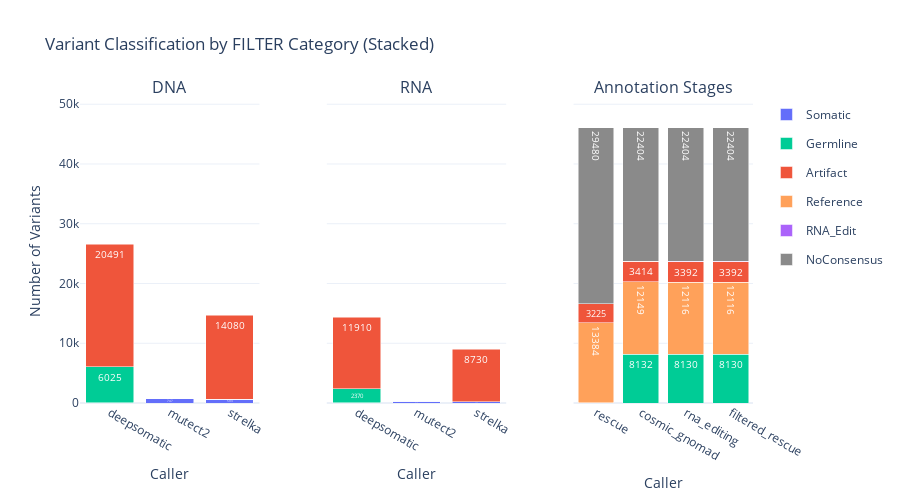
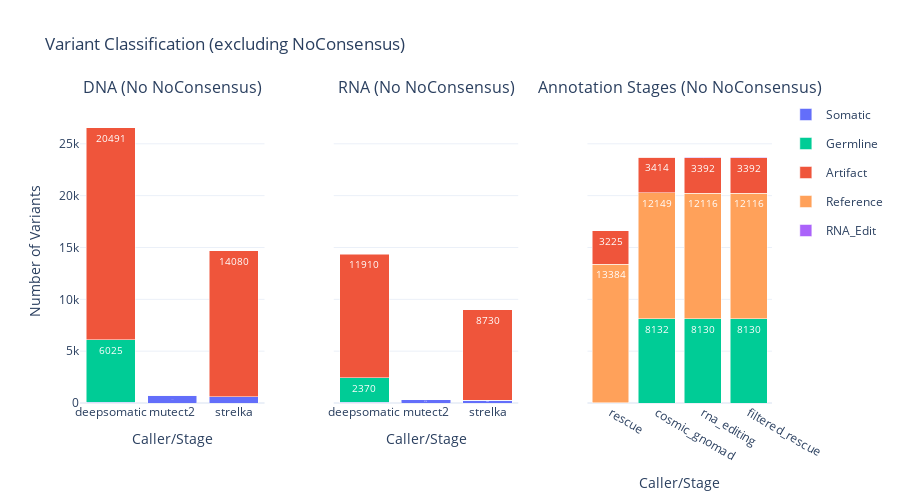

Notebook code cell kept with these figures, in order:
### Code cell
# Plot 4: Filter Status
print("Filter Status:")
figs = standard_visualizer.plot_filter_status()
if figs:
    for fig in figs:
        if fig:
            fig.show()

### Figure 1 — Plotly figure (JSON) as saved in the notebook; plotly's stock layout.template omitted (floating-point values rounded to 4 significant figures)
{"data": [{"hovertemplate": "<b>%{x}</b><br>Somatic: %{y}<extra></extra>", "legendgroup": "Somatic", "marker": {"color": "#636EFA"}, "name": "Somatic", "showlegend": true, "text": ["52", "747", "593"], "textfont": {"color": "white", "size": 10}, "textposition": "inside", "type": "bar", "x": ["deepsomatic", "mutect2", "strelka"], "xaxis": "x", "y": [52, 747, 593], "yaxis": "y"}, {"hovertemplate": "<b>%{x}</b><br>Germline: %{y}<extra></extra>", "legendgroup": "Germline", "marker": {"color": "#00CC96"}, "name": "Germline", "showlegend": true, "text": ["6025", "0", "0"], "textfont": {"color": "white", "size": 10}, "textposition": "inside", "type": "bar", "x": ["deepsomatic", "mutect2", "strelka"], "xaxis": "x", "y": [6025, 0, 0], "yaxis": "y"}, {"hovertemplate": "<b>%{x}</b><br>Artifact: %{y}<extra></extra>", "legendgroup": "Artifact", "marker": {"color": "#EF553B"}, "name": "Artifact", "showlegend": true, "text": ["20491", "0", "14080"], "textfont": {"color": "white", "size": 10}, "textposition": "inside", "type": "bar", "x": ["deepsomatic", "mutect2", "strelka"], "xaxis": "x", "y": [20491, 0, 14080], "yaxis": "y"}, {"hovertemplate": "<b>%{x}</b><br>Somatic: %{y}<extra></extra>", "legendgroup": "Somatic", "marker": {"color": "#636EFA"}, "name": "Somatic", "showlegend": false, "text": ["49", "314", "249"], "textfont": {"color": "white", "size": 10}, "textposition": "inside", "type": "bar", "x": ["deepsomatic", "mutect2", "strelka"], "xaxis": "x2", "y": [49, 314, 249], "yaxis": "y2"}, {"hovertemplate": "<b>%{x}</b><br>Germline: %{y}<extra></extra>", "legendgroup": "Germline", "marker": {"color": "#00CC96"}, "name": "Germline", "showlegend": false, "text": ["2370", "0", "0"], "textfont": {"color": "white", "size": 10}, "textposition": "inside", "type": "bar", "x": ["deepsomatic", "mutect2", "strelka"], "xaxis": "x2", "y": [2370, 0, 0], "yaxis": "y2"}, {"hovertemplate": "<b>%{x}</b><br>Artifact: %{y}<extra></extra>", "legendgroup": "Artifact", "marker": {"color": "#EF553B"}, "name": "Artifact", "showlegend": false, "text": ["11910", "0", "8730"], "textfont": {"color": "white", "size": 10}, "textposition": "inside", "type": "bar", "x": ["deepsomatic", "mutect2", "strelka"], "xaxis": "x2", "y": [11910, 0, 8730], "yaxis": "y2"}, {"hovertemplate": "<b>%{x}</b><br>Germline: %{y}<extra></extra>", "legendgroup": "Germline", "marker": {"color": "#00CC96"}, "name": "Germline", "showlegend": false, "text": ["10", "8132", "8130", "8130"], "textfont": {"color": "white", "size": 10}, "textposition": "inside", "type": "bar", "x": ["rescue", "cosmic_gnomad", "rna_editing", "filtered_rescue"], "xaxis": "x3", "y": [10, 8132, 8130, 8130], "yaxis": "y3"}, {"hovertemplate": "<b>%{x}</b><br>Reference: %{y}<extra></extra>", "legendgroup": "Reference", "marker": {"color": "#FFA15A"}, "name": "Reference", "showlegend": true, "text": ["13384", "12149", "12116", "12116"], "textfont": {"color": "white", "size": 10}, "textposition": "inside", "type": "bar", "x": ["rescue", "cosmic_gnomad", "rna_editing", "filtered_rescue"], "xaxis": "x3", "y": [13384, 12149, 12116, 12116], "yaxis": "y3"}, {"hovertemplate": "<b>%{x}</b><br>Artifact: %{y}<extra></extra>", "legendgroup": "Artifact", "marker": {"color": "#EF553B"}, "name": "Artifact", "showlegend": false, "text": ["3225", "3414", "3392", "3392"], "textfont": {"color": "white", "size": 10}, "textposition": "inside", "type": "bar", "x": ["rescue", "cosmic_gnomad", "rna_editing", "filtered_rescue"], "xaxis": "x3", "y": [3225, 3414, 3392, 3392], "yaxis": "y3"}, {"hovertemplate": "<b>%{x}</b><br>RNA_Edit: %{y}<extra></extra>", "legendgroup": "RNA_Edit", "marker": {"color": "#AB63FA"}, "name": "RNA_Edit", "showlegend": true, "text": ["0", "0", "57", "57"], "textfont": {"color": "white", "size": 10}, "textposition": "inside", "type": "bar", "x": ["rescue", "cosmic_gnomad", "rna_editing", "filtered_rescue"], "xaxis": "x3", "y": [0, 0, 57, 57], "yaxis": "y3"}, {"hovertemplate": "<b>%{x}</b><br>NoConsensus: %{y}<extra></extra>", "legendgroup": "NoConsensus", "marker": {"color": "#8A8A8A"}, "name": "NoConsensus", "showlegend": true, "text": ["29480", "22404", "22404", "22404"], "textfont": {"color": "white", "size": 10}, "textposition": "inside", "type": "bar", "x": ["rescue", "cosmic_gnomad", "rna_editing", "filtered_rescue"], "xaxis": "x3", "y": [29480, 22404, 22404, 22404], "yaxis": "y3"}], "layout": {"annotations": [{"font": {"size": 16}, "showarrow": false, "text": "DNA", "x": 0.1333, "xanchor": "center", "xref": "paper", "y": 1, "yanchor": "bottom", "yref": "paper"}, {"font": {"size": 16}, "showarrow": false, "text": "RNA", "x": 0.5, "xanchor": "center", "xref": "paper", "y": 1, "yanchor": "bottom", "yref": "paper"}, {"font": {"size": 16}, "showarrow": false, "text": "Annotation Stages", "x": 0.8667, "xanchor": "center", "xref": "paper", "y": 1, "yanchor": "bottom", "yref": "paper"}], "barmode": "stack", "height": 500, "legend": {"orientation": "v", "x": 1.02, "xanchor": "left", "y": 1, "yanchor": "top"}, "showlegend": true, "title": {"text": "Variant Classification by FILTER Category (Stacked)"}, "xaxis": {"anchor": "y", "domain": [0, 0.2667], "title": {"text": "Caller"}}, "xaxis2": {"anchor": "y2", "domain": [0.3667, 0.6333], "title": {"text": "Caller"}}, "xaxis3": {"anchor": "y3", "domain": [0.7333, 1], "title": {"text": "Caller"}}, "yaxis": {"anchor": "x", "domain": [0, 1], "range": [0, 50710.0], "title": {"text": "Number of Variants"}}, "yaxis2": {"anchor": "x2", "domain": [0, 1], "matches": "y", "range": [0, 50710.0], "showticklabels": false}, "yaxis3": {"anchor": "x3", "domain": [0, 1], "matches": "y", "range": [0, 50710.0], "showticklabels": false}}}

### Figure 2 — Plotly figure (JSON) as saved in the notebook; plotly's stock layout.template omitted (floating-point values rounded to 4 significant figures)
{"data": [{"legendgroup": "Somatic", "marker": {"color": "#636EFA"}, "name": "Somatic", "showlegend": true, "text": ["52", "747", "593"], "textfont": {"color": "white", "size": 10}, "textposition": "inside", "type": "bar", "x": ["deepsomatic", "mutect2", "strelka"], "xaxis": "x", "y": [52, 747, 593], "yaxis": "y"}, {"legendgroup": "Germline", "marker": {"color": "#00CC96"}, "name": "Germline", "showlegend": true, "text": ["6025", "0", "0"], "textfont": {"color": "white", "size": 10}, "textposition": "inside", "type": "bar", "x": ["deepsomatic", "mutect2", "strelka"], "xaxis": "x", "y": [6025, 0, 0], "yaxis": "y"}, {"legendgroup": "Artifact", "marker": {"color": "#EF553B"}, "name": "Artifact", "showlegend": true, "text": ["20491", "0", "14080"], "textfont": {"color": "white", "size": 10}, "textposition": "inside", "type": "bar", "x": ["deepsomatic", "mutect2", "strelka"], "xaxis": "x", "y": [20491, 0, 14080], "yaxis": "y"}, {"legendgroup": "Somatic", "marker": {"color": "#636EFA"}, "name": "Somatic", "showlegend": false, "text": ["49", "314", "249"], "textfont": {"color": "white", "size": 10}, "textposition": "inside", "type": "bar", "x": ["deepsomatic", "mutect2", "strelka"], "xaxis": "x2", "y": [49, 314, 249], "yaxis": "y2"}, {"legendgroup": "Germline", "marker": {"color": "#00CC96"}, "name": "Germline", "showlegend": false, "text": ["2370", "0", "0"], "textfont": {"color": "white", "size": 10}, "textposition": "inside", "type": "bar", "x": ["deepsomatic", "mutect2", "strelka"], "xaxis": "x2", "y": [2370, 0, 0], "yaxis": "y2"}, {"legendgroup": "Artifact", "marker": {"color": "#EF553B"}, "name": "Artifact", "showlegend": false, "text": ["11910", "0", "8730"], "textfont": {"color": "white", "size": 10}, "textposition": "inside", "type": "bar", "x": ["deepsomatic", "mutect2", "strelka"], "xaxis": "x2", "y": [11910, 0, 8730], "yaxis": "y2"}, {"legendgroup": "Germline", "marker": {"color": "#00CC96"}, "name": "Germline", "showlegend": false, "text": ["10", "8132", "8130", "8130"], "textfont": {"color": "white", "size": 10}, "textposition": "inside", "type": "bar", "x": ["rescue", "cosmic_gnomad", "rna_editing", "filtered_rescue"], "xaxis": "x3", "y": [10, 8132, 8130, 8130], "yaxis": "y3"}, {"legendgroup": "Reference", "marker": {"color": "#FFA15A"}, "name": "Reference", "showlegend": true, "text": ["13384", "12149", "12116", "12116"], "textfont": {"color": "white", "size": 10}, "textposition": "inside", "type": "bar", "x": ["rescue", "cosmic_gnomad", "rna_editing", "filtered_rescue"], "xaxis": "x3", "y": [13384, 12149, 12116, 12116], "yaxis": "y3"}, {"legendgroup": "Artifact", "marker": {"color": "#EF553B"}, "name": "Artifact", "showlegend": false, "text": ["3225", "3414", "3392", "3392"], "textfont": {"color": "white", "size": 10}, "textposition": "inside", "type": "bar", "x": ["rescue", "cosmic_gnomad", "rna_editing", "filtered_rescue"], "xaxis": "x3", "y": [3225, 3414, 3392, 3392], "yaxis": "y3"}, {"legendgroup": "RNA_Edit", "marker": {"color": "#AB63FA"}, "name": "RNA_Edit", "showlegend": true, "text": ["0", "0", "57", "57"], "textfont": {"color": "white", "size": 10}, "textposition": "inside", "type": "bar", "x": ["rescue", "cosmic_gnomad", "rna_editing", "filtered_rescue"], "xaxis": "x3", "y": [0, 0, 57, 57], "yaxis": "y3"}], "layout": {"annotations": [{"font": {"size": 16}, "showarrow": false, "text": "DNA (No NoConsensus)", "x": 0.1333, "xanchor": "center", "xref": "paper", "y": 1, "yanchor": "bottom", "yref": "paper"}, {"font": {"size": 16}, "showarrow": false, "text": "RNA (No NoConsensus)", "x": 0.5, "xanchor": "center", "xref": "paper", "y": 1, "yanchor": "bottom", "yref": "paper"}, {"font": {"size": 16}, "showarrow": false, "text": "Annotation Stages (No NoConsensus)", "x": 0.8667, "xanchor": "center", "xref": "paper", "y": 1, "yanchor": "bottom", "yref": "paper"}], "barmode": "stack", "height": 500, "legend": {"orientation": "v", "x": 1.02, "xanchor": "left", "y": 1, "yanchor": "top"}, "showlegend": true, "title": {"text": "Variant Classification (excluding NoConsensus)"}, "xaxis": {"anchor": "y", "domain": [0, 0.2667], "title": {"text": "Caller/Stage"}}, "xaxis2": {"anchor": "y2", "domain": [0.3667, 0.6333], "title": {"text": "Caller/Stage"}}, "xaxis3": {"anchor": "y3", "domain": [0.7333, 1], "title": {"text": "Caller/Stage"}}, "yaxis": {"anchor": "x", "domain": [0, 1], "range": [0, 29220.0], "title": {"text": "Number of Variants"}}, "yaxis2": {"anchor": "x2", "domain": [0, 1], "matches": "y", "range": [0, 29220.0], "showticklabels": false}, "yaxis3": {"anchor": "x3", "domain": [0, 1], "matches": "y", "range": [0, 29220.0], "showticklabels": false}}}
